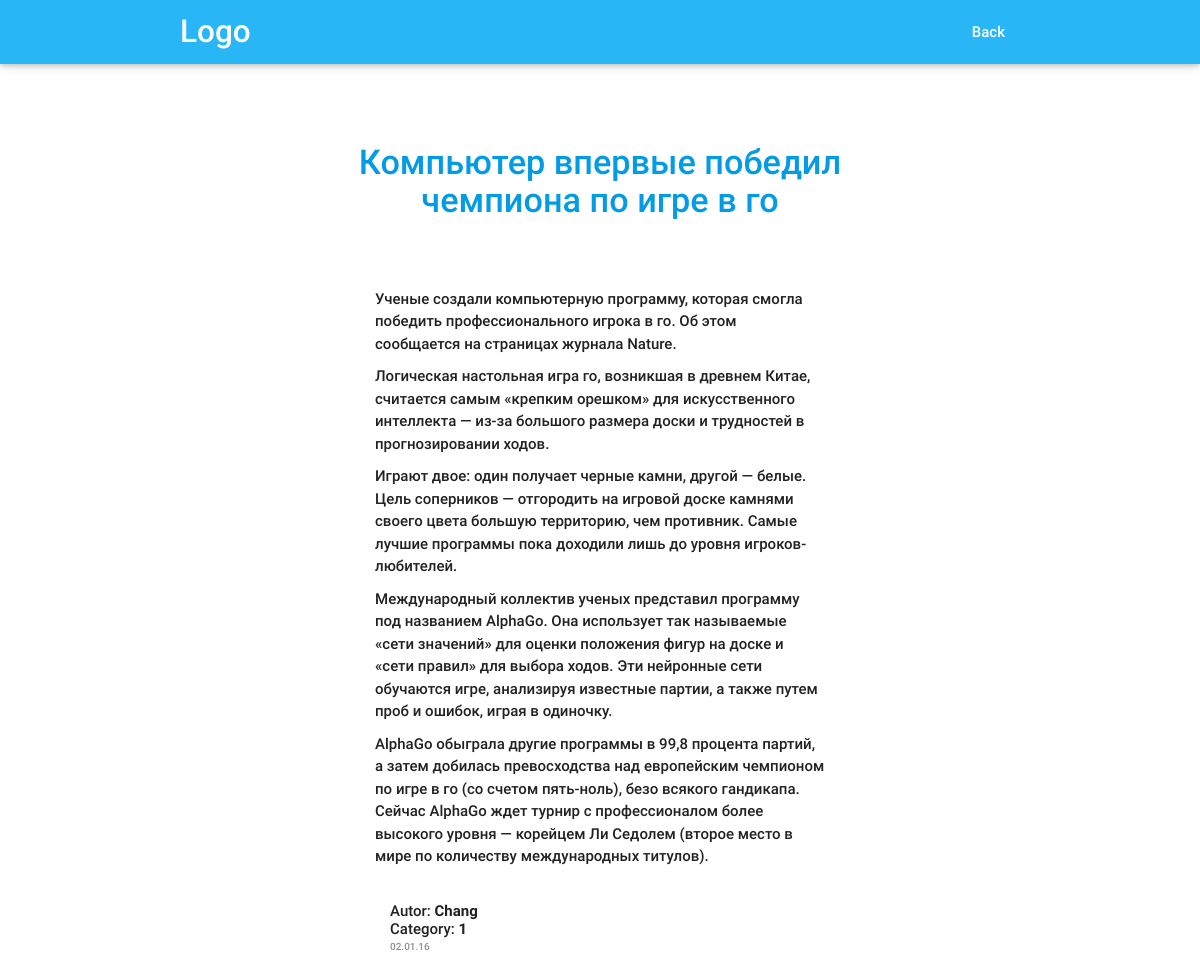
/index.php/viewArticle?id=12, run on the app's committed database.
### tables this page shows
CREATE TABLE `articles` (
  `article_id` int(11) NOT NULL AUTO_INCREMENT,
  `title` tinytext,
  `category` int(11) DEFAULT NULL,
  `read` int(11) DEFAULT NULL,
  `autor` varchar(45) DEFAULT NULL,
  `text` text,
  `date` varchar(45) DEFAULT NULL,
  `iddddd` int(11) DEFAULT NULL,
  PRIMARY KEY (`article_id`)
);

### viewArticle.php (the view, shortened to what this page needs)
<?php
$id = $_GET['id'];
$dbh = new PDO('mysql:host=localhost;dbname=project1','root', 'root');
$dbh->exec('SET NAMES utf8');
$slct = "SELECT `title`, `text`, `autor`, `category`, `date`
FROM articles
WHERE `article_id`='$id'";
$assoc_res = $dbh->query($slct);
$row = $assoc_res->fetch(PDO::FETCH_ASSOC);
?>
<nav style="position: fixed; top: 0%; z-index: 5;" class="light-blue lighten-1" role="navigation">
	<div class="nav-wrapper container"><a id="logo-container" href="#" class="brand-logo">Logo</a>
		<ul class="right hide-on-med-and-down">
			<li><a href="http://localhost/index.php/articles">Back</a></li>
		</ul>
	</div>
</nav>
<div style="margin-top: 12%; width: 600px; text-align: center;"  class="container">
	<h4> <a href=""><?php echo $row['title'];?></a> </h4>
	<br>
	<br>
	<div id="txt_wrap">
		<p><?php echo $row['text'];?></p>
		<br>
		<p id="article_autor" >Autor: <b><?php echo $row['autor']; ?> </b></p>
		<p id="article_cat" >Category: <b><?php echo $row['category']; ?> </b></p>
		<p id="article_date"><?php echo $row['date']; ?></p>
	</div>
</div>

### css/articles.style.css (style rules this page uses)
#article_date { font-size: 10px; text-align: left; padding-left: 15px; opacity: .5; margin-top: 4px; }
#article_autor { text-align: left; padding-left: 15px; margin-bottom: 0px; }
#article_cat { text-align: left; padding-left: 15px; margin-bottom: 0px; margin-top: 0px; line-height: 12px; }

### viewArticle.php (style rules this page uses)
p { text-align: left; width: 450px; margin: 0 auto; position: relative; margin-bottom: 10px; }

### data on the page
articles: title "Компьютер впервые победил чемпиона по игре в го", text "Ученые создали компьютерную программу, которая смогла победить профессионального игрока в го. Об этом сообщается на страницах журнала Nature. Логическая настольная игра го, возникшая в древнем Китае, считается самым «крепким орешком» для искусственного интеллекта — из-за большого размера доски и трудностей в прогнозировании ходов. Играют двое: один получает черные камни, другой — белые. Цель соперников — отгородить на игровой доске камнями своего цвета большую территорию, чем противник. Самые лучшие программы пока доходили лишь до уровня игроков-любителей. Международный коллектив ученых представил программу под названием AlphaGo. Она использует так называемые «сети значений» для оценки…", autor "Chang", category "1", date "02.01.16"
